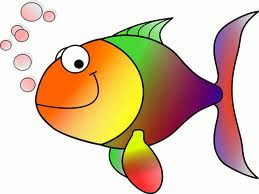
//> input picture input.jpg, 259 x 194 px
$ ./2_11_26 input.jpg   (built with g++ and OpenCV 4)
//> lines starting //> are read from the running program, lines starting //| are printed output that depends on the picture; after the words box and inside, x2 and y2 are one past the last pixel; in counts of white or black regions, pixels touching at a corner belong together
// FourierDrawTest.cpp : This file contains the 'main' function. Program execution begins and ends there.
//


#include "opencv2/imgcodecs.hpp"
#include "opencv2/highgui.hpp"
#include "opencv2/imgproc.hpp"
#include <iostream>

using namespace cv;
using namespace std;

Mat src_gray; // creates empty mat
int thresh = 100; //create theshhold
RNG rng(12345); //rng creates random colors for contours

void thresh_callback(int, void*); //prototypes the threshold function

int main(int argc, char** argv)
{
    CommandLineParser parser(argc, argv, "{@input | input.jpg | input image}"); //aligns parser to look at input command line argument, defualts at input.jpg
    Mat src = imread(parser.get<String>("@input")); //gets value of @input and reads it into source mat
//> src is the input picture: 194 rows x 259 cols, CV_8UC3; mean B, G, R 170.8, 196.4, 219.3
    if (src.empty()) //input validation
    {
        cout << "Could not open or find the image!\n" << endl;
        cout << "Usage: " << argv[0] << " <Input image>" << endl; //tells the format i.e. FourierDrawTest.exe input.jpg
        return -1;
    }

    cvtColor(src, src_gray, COLOR_BGR2GRAY); //src_gray's matrix now points to src, while the header flags as a greyscale version of source
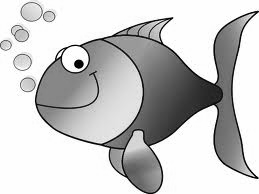
//> src_gray: 194 rows x 259 cols, CV_8UC1; min 0, max 255, mean 200.4
    blur(src_gray, src_gray, Size(3, 3)); //blurs src_gray in a 3x3 convolution
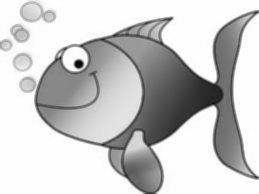
//> src_gray: 194 rows x 259 cols, CV_8UC1; min 3, max 255, mean 200.4

    const char* source_window = "Source";
    namedWindow(source_window); //creates a window (empty)
    imshow(source_window, src); //places color source in the newly made window

    const int max_thresh = 255; // Creates a maximum threshold
    createTrackbar("Canny thresh:", source_window, &thresh, max_thresh, thresh_callback); //creates a slider with createTrackbar entries as follows (Name of slider, which window to put it in i.e. window name, initial value, maximum value, and callback when slider changes)
    thresh_callback(0, 0); // runs thresh_callback at least once

    waitKey(); //waits for input so program doesnt exit immediately
    return 0;
}

void thresh_callback(int, void*)
{
    Mat canny_output; // creates edge detected mat
    Canny(src_gray, canny_output, thresh, thresh * 2); //(input, output, thresh1, thresh2)
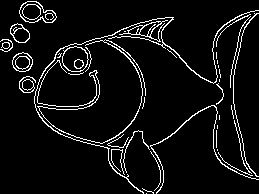
//> canny_output: 194 rows x 259 cols, CV_8UC1; 6.4% white in thin lines or dots

    vector<vector<Point> > contours; //an set of contours containing sets of tuples i.e. (x,y)
    vector<Vec4i> hierarchy; //the hierarchy uses a 4-tuple (next, previous, first child, parent), this uses the indicies of the contours (-1 is none)
    findContours(canny_output, contours, hierarchy, RETR_TREE, CHAIN_APPROX_SIMPLE); //(input, output, hierarchy, retrieval mode, approximation method)
//> contours = 55 contours, 29 with area under 20; largest, box (x1, y1, x2, y2) and area: (19, 1, 57, 23) 538, (62, 46, 89, 72) 516, (19, 1, 57, 23) 506, (62, 46, 89, 72) 496, (12, 52, 33, 72) 299

    Mat drawing = Mat::zeros(canny_output.size(), CV_8UC3); //creates black canvas with size of canny_output and in 8bit unsigned 3 channel colorspace
    for (size_t i = 0; i < contours.size(); i++) // loops over all contours (size_t is unsigned integer)
    {
        Scalar color = Scalar(rng.uniform(0, 256), rng.uniform(0, 256), rng.uniform(0, 256)); // a scalar in cv is a tuple, representing color (B,G,R)
        drawContours(drawing, contours, (int)i, color, 2, LINE_8, hierarchy, 0); //(destination, input contours, casts size_t to int and shows current index, color of indexed contour, line thickness, 8-connected line drawing, hierarchy data, maximum hierarchy level to draw)
    }
//> this loop made 55 passes
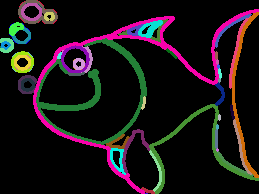
//> drawing: 194 rows x 259 cols, CV_8UC3; mean B, G, R 21.6, 19.5, 26

    imshow("Contours", drawing); //creates window and displays contours
}
